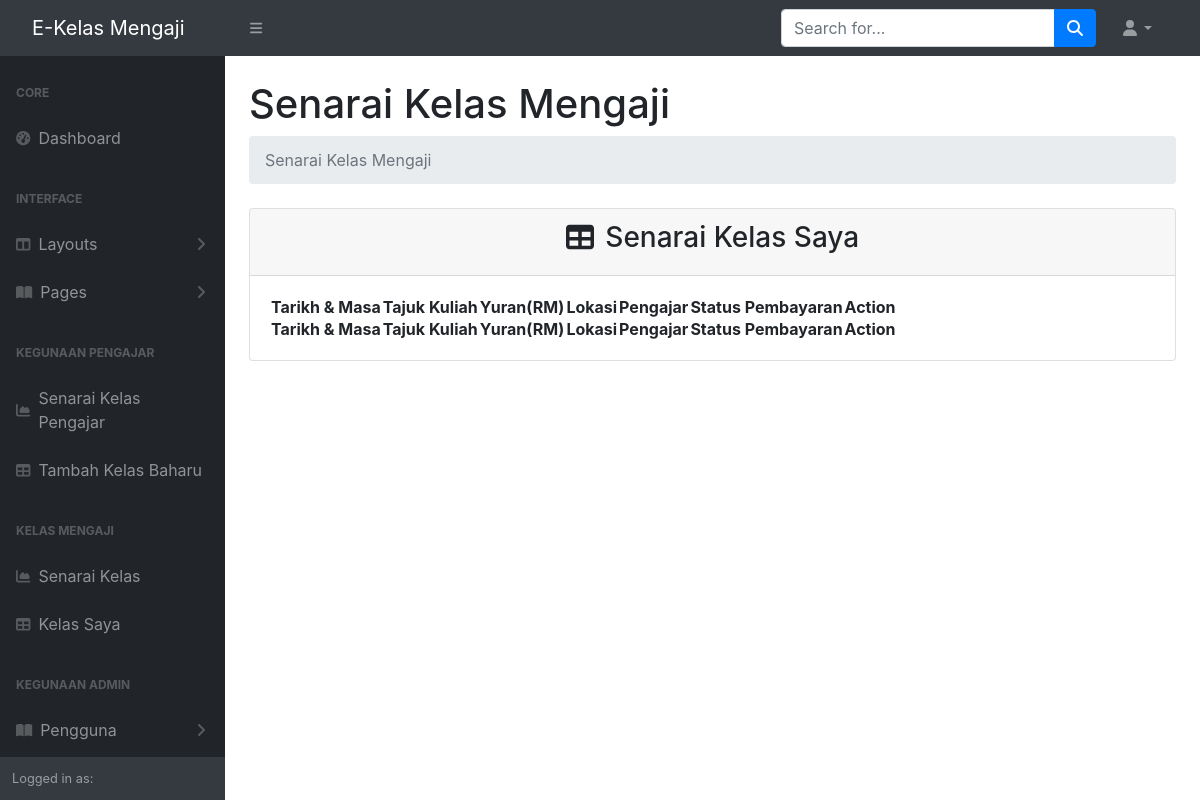
Page /view/booking_list.php on the earlier database version.
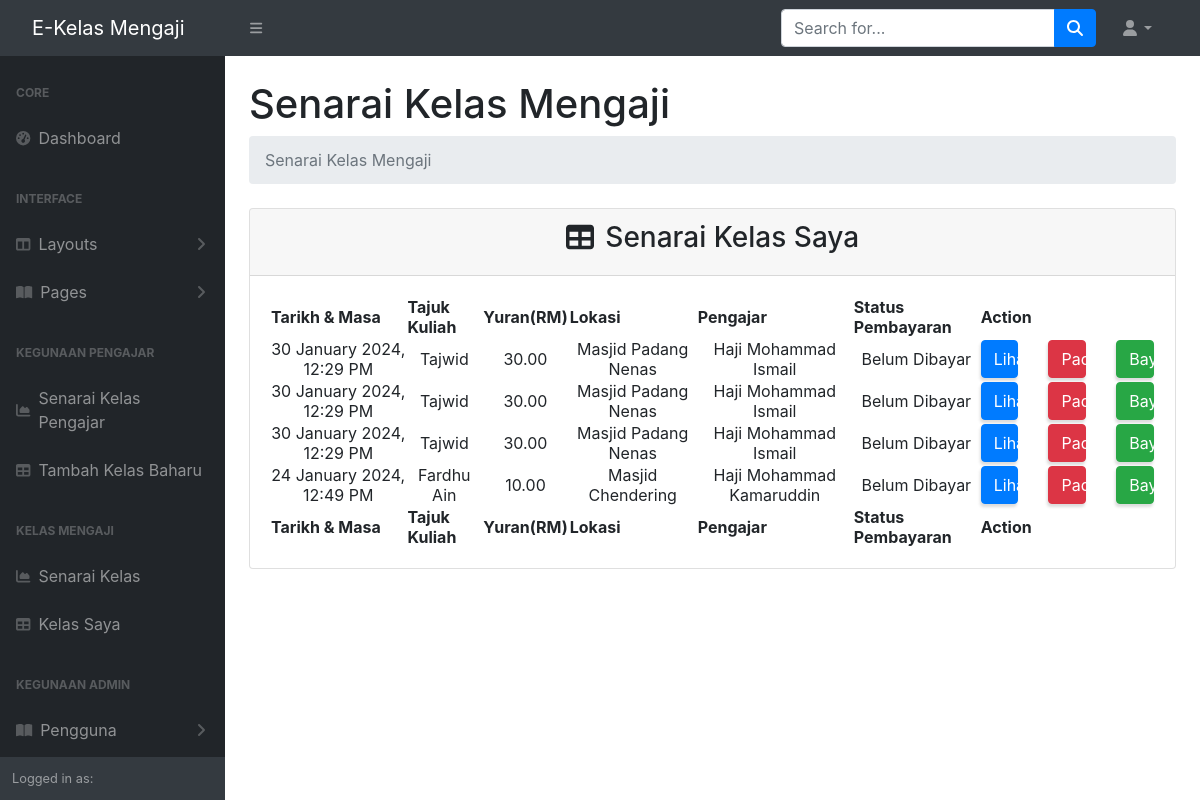
Same page on the later database version.
### tables this page shows
CREATE TABLE `booking` (
  `bookingid` int(11) NOT NULL,
  `bookingdate` datetime DEFAULT NULL,
  `bookingstatus` int(11) DEFAULT NULL COMMENT '1="Sudah dibayar", 0="Belum dibayar"',
  `studentid` int(11) DEFAULT NULL,
  `classid` int(11) DEFAULT NULL
);

CREATE TABLE `class` (
  `classid` int(11) NOT NULL,
  `classsubject` varchar(255) DEFAULT NULL,
  `classdescription` varchar(255) DEFAULT NULL,
  `classdate` datetime DEFAULT NULL,
  `classquota` varchar(255) DEFAULT NULL,
  `classfee` decimal(11,2) DEFAULT NULL,
  `classlocation` varchar(255) DEFAULT NULL,
  `teacherid` int(11) DEFAULT NULL
);

CREATE TABLE `teacher` (
  `teacherid` int(11) NOT NULL,
  `teachername` varchar(255) DEFAULT NULL,
  `teacherphoneno` int(11) DEFAULT NULL,
  `teacheremail` varchar(255) DEFAULT NULL,
  `teacherbank` varchar(255) DEFAULT NULL,
  `teacheraccountno` varchar(255) DEFAULT NULL,
  `teacherusername` varchar(255) DEFAULT NULL,
  `teacherpassword` varchar(255) DEFAULT NULL
);

### model/booking_function.php (called while the page is built, shortened)
<?
    function getBookingList($id){
        $conn=db();
        $sql="SELECT booking.*,student.*,class.*,teacher.*
            FROM booking
            JOIN student ON booking.studentid=student.studentid
            JOIN class ON booking.classid=class.classid
            JOIN teacher ON class.teacherid = teacher.teacherid
            WHERE booking.studentid='$id'";
        return $conn->query($sql);
    }
?>

### view/booking_list.php (the view, shortened to what this page needs)
<?php
    require '../model/booking_function.php';
?>
<html lang="en">
<head>
    <?
    $title="Senarai Kelas Mengaji";
    require '../global/header.php';
    ?>
</head>
<body class="sb-nav-fixed">
<?
require '../global/navigation_header.php';
?>
<div id="layoutSidenav">
    <?
    require '../global/sidebar.php';
    ?>
    <div id="layoutSidenav_content">
        <main>
            <div class="container-fluid px-4">
                <h1 class="mt-4"><? echo $title; ?></h1>
                <ol class="breadcrumb mb-4">
                    <li class="breadcrumb-item active"><? echo $title; ?></li>
                </ol>
                <div class="card mb-4">
                    <div class="card-header text-center">
                        <h3>
                            <i class="fas fa-table me-1"></i>
                            Senarai Kelas Saya
                        </h3>
                    </div>
                    <div class="card-body">
                        <table id="datatablesSimple">
                            <thead>
                                <tr>
                                    <th>Tarikh & Masa</th>
                                    <th>Tajuk Kuliah</th>
                                    <th>Yuran(RM)</th>
                                    <th>Lokasi</th>
                                    <th>Pengajar</th>
                                    <th>Status Pembayaran</th>
                                    <th>Action</th>
                                </tr>
                            </thead>
                            <tfoot>
                                <tr>
                                    <th>Tarikh & Masa</th>
                                    <th>Tajuk Kuliah</th>
                                    <th>Yuran(RM)</th>
                                    <th>Lokasi</th>
                                    <th>Pengajar</th>
                                    <th>Status Pembayaran</th>
                                    <th>Action</th>
                                </tr>
                            </tfoot>
                            <tbody class="text-center">
                                <?
                                    $user=getBookingList(1);
                                    while($row=$user->fetch_assoc()){
                                ?>
                                <tr>
                                    <td><? echo date('d F Y, h:i A', strtotime($row['classdate'])); ?></td>
                                    <td><? echo $row['classsubject']; ?></td>
                                    <td><? echo $row['classfee']; ?></td>
                                    <td><? echo $row['classlocation'] ?></td>
                                    <td><? echo $row['teachername'] ?></td>
                                    <td>
                                        <?
                                            if($row['bookingstatus']==1){
                                                echo "Sudah Dibayar";
                                            }else if($row['bookingstatus']==0){
                                                echo "Belum Dibayar";
                                            }else{
                                                echo "Tidak Diketahui";
                                            }
                                        ?>
                                    </td>
                                    <td>
                                        <div class="row text-center">
                                            <div class="col-md-4">
                                                <a href="../view/booking_view.php?id=<? echo $row['bookingid'];?>" class="btn btn-primary" id="card-btn">Lihat</a>
                                            </div>
                                            <div class="col-md-4">
                                                <a href="" class="btn btn-danger" id="card-btn">Padam</a>
                                            </div>
                                            <div class="col-md-4">
                                                <a href="" class="btn btn-success" id="card-btn">Bayar</a>
                                            </div>
                                        </div>
                                    </td>
                                </tr>
                                <?
                                    }
                                ?>
                            </tbody>
                        </table>
                    </div>
                </div>
            </div>
        </main>
    </div>
</div>
<?
require '../global/script.php';
?>
</body >
</html>

### global/header.php (shortened to what this page needs)
<link href="../resources/main.css" rel="stylesheet" />
<link rel="stylesheet" href="../resources/vendors/sweetalert2/sweetalert2.min.css">
<link href="../resources/styles.css" rel="stylesheet" />
<link rel="stylesheet" href="https://cdn.jsdelivr.net/npm/bootstrap@5.0.0-alpha1/dist/css/bootstrap.min.css">
<link rel="stylesheet" href="https://cdnjs.cloudflare.com/ajax/libs/font-awesome/4.7.0/css/font-awesome.min.css">
<link href="../resources/styles.css" rel="stylesheet" />
<link rel="stylesheet" href="https://cdn.jsdelivr.net/npm/bootstrap@4.3.1/dist/css/bootstrap.min.css">

### global/navigation_header.php (shortened to what this page needs)
<nav class="sb-topnav navbar navbar-expand navbar-dark bg-dark">
    <a class="navbar-brand ps-3" href="index.html">E-Kelas Mengaji</a>
    <button class="btn btn-link btn-sm order-1 order-lg-0 me-4 me-lg-0" id="sidebarToggle" href="#!"><i class="fas fa-bars"></i></button>
    <form class="d-none d-md-inline-block form-inline ms-auto me-0 me-md-3 my-2 my-md-0">
        <div class="input-group">
            <input class="form-control" type="text" placeholder="Search for..." aria-label="Search for..." aria-describedby="btnNavbarSearch" />
            <button class="btn btn-primary" id="btnNavbarSearch" type="button"><i class="fas fa-search"></i></button>
        </div>
    </form>
    <ul class="navbar-nav ms-auto ms-md-0 me-3 me-lg-4">
        <li class="nav-item dropdown">
            <a class="nav-link dropdown-toggle" id="navbarDropdown" href="#" role="button" data-bs-toggle="dropdown" aria-expanded="false"><i class="fas fa-user fa-fw"></i></a>
        </li>
    </ul>
</nav>

### global/sidebar.php (shortened to what this page needs)
<div id="layoutSidenav_nav">
    <nav class="sb-sidenav accordion sb-sidenav-dark" id="sidenavAccordion">
        <div class="sb-sidenav-menu">
            <div class="nav">
                <div class="sb-sidenav-menu-heading">Core</div>
                <a class="nav-link" href="index.html">
                    <div class="sb-nav-link-icon"><i class="fas fa-tachometer-alt"></i></div>
                    Dashboard
                </a>
                <div class="sb-sidenav-menu-heading">Interface</div>
                <a class="nav-link collapsed" href="#" data-bs-toggle="collapse" data-bs-target="#collapseLayouts" aria-expanded="false" aria-controls="collapseLayouts">
                    <div class="sb-nav-link-icon"><i class="fas fa-columns"></i></div>
                    Layouts
                    <div class="sb-sidenav-collapse-arrow"><i class="fas fa-angle-down"></i></div>
                </a>
                <a class="nav-link collapsed" href="#" data-bs-toggle="collapse" data-bs-target="#collapsePages" aria-expanded="false" aria-controls="collapsePages">
                    <div class="sb-nav-link-icon"><i class="fas fa-book-open"></i></div>
                    Pages
                    <div class="sb-sidenav-collapse-arrow"><i class="fas fa-angle-down"></i></div>
                </a>
                <div class="sb-sidenav-menu-heading">Kegunaan Pengajar</div>
                <a class="nav-link" href="../view/class_teacher_list.php">
                    <div class="sb-nav-link-icon"><i class="fas fa-chart-area"></i></div>
                    Senarai Kelas Pengajar
                </a>
                <a class="nav-link" href="../view/class_teacher_add.php">
                    <div class="sb-nav-link-icon"><i class="fas fa-table"></i></div>
                    Tambah Kelas Baharu
                </a>
                <div class="sb-sidenav-menu-heading">Kelas Mengaji</div>
                <a class="nav-link" href="../view/class_avail_list.php">
                    <div class="sb-nav-link-icon"><i class="fas fa-chart-area"></i></div>
                    Senarai Kelas
                </a>
                <a class="nav-link" href="../view/booking_list.php">
                    <div class="sb-nav-link-icon"><i class="fas fa-table"></i></div>
                    Kelas Saya
                </a>
                <div class="sb-sidenav-menu-heading">Kegunaan Admin</div>
                <a class="nav-link collapsed" href="#" data-bs-toggle="collapse" data-bs-target="#collapseUser" aria-expanded="false" aria-controls="collapsePages">
                    <div class="sb-nav-link-icon"><i class="fas fa-book-open"></i></div>
                    Pengguna
                    <div class="sb-sidenav-collapse-arrow"><i class="fas fa-angle-down"></i></div>
                </a>
                <a class="nav-link collapsed" href="#" data-bs-toggle="collapse" data-bs-target="#collapseClass" aria-expanded="false" aria-controls="collapsePages">
                </a>
            </div>
        </div>
        <div class="sb-sidenav-footer">
            <div class="small">Logged in as:</div>
        </div>
    </nav>
</div>

### global/script.php (shortened to what this page needs)
<link href="https://cdn.jsdelivr.net/npm/sweetalert2@11.10.2/dist/sweetalert2.min.css" rel="stylesheet">
<link rel="stylesheet" href="../resources/vendors/sweetalert2/sweetalert2.min.css">

### view/booking_list.php (style rules this page uses)
#card-btn { display: flex; justify-content: space-around; flex-wrap: wrap; cursor: pointer; box-shadow: -1px 3px 3px 0 rgba(80, 80, 80, .2); }

Differences in the rows shown:
added booking: classid.classdate "30 January 2024, 12:29 PM", classid.classsubject "Tajwid", classid.classfee "30.00", classid.classlocation "Masjid Padang Nenas", teacher.teachername "Haji Mohammad Ismail", bookingstatus "Belum Dibayar"
added booking: classid.classdate "30 January 2024, 12:29 PM", classid.classsubject "Tajwid", classid.classfee "30.00", classid.classlocation "Masjid Padang Nenas", teacher.teachername "Haji Mohammad Ismail", bookingstatus "Belum Dibayar"
added booking: classid.classdate "30 January 2024, 12:29 PM", classid.classsubject "Tajwid", classid.classfee "30.00", classid.classlocation "Masjid Padang Nenas", teacher.teachername "Haji Mohammad Ismail", bookingstatus "Belum Dibayar"
added booking: classid.classdate "24 January 2024, 12:49 PM", classid.classsubject "Fardhu Ain", classid.classfee "10.00", classid.classlocation "Masjid Chendering", teacher.teachername "Haji Mohammad Kamaruddin", bookingstatus "Belum Dibayar"
